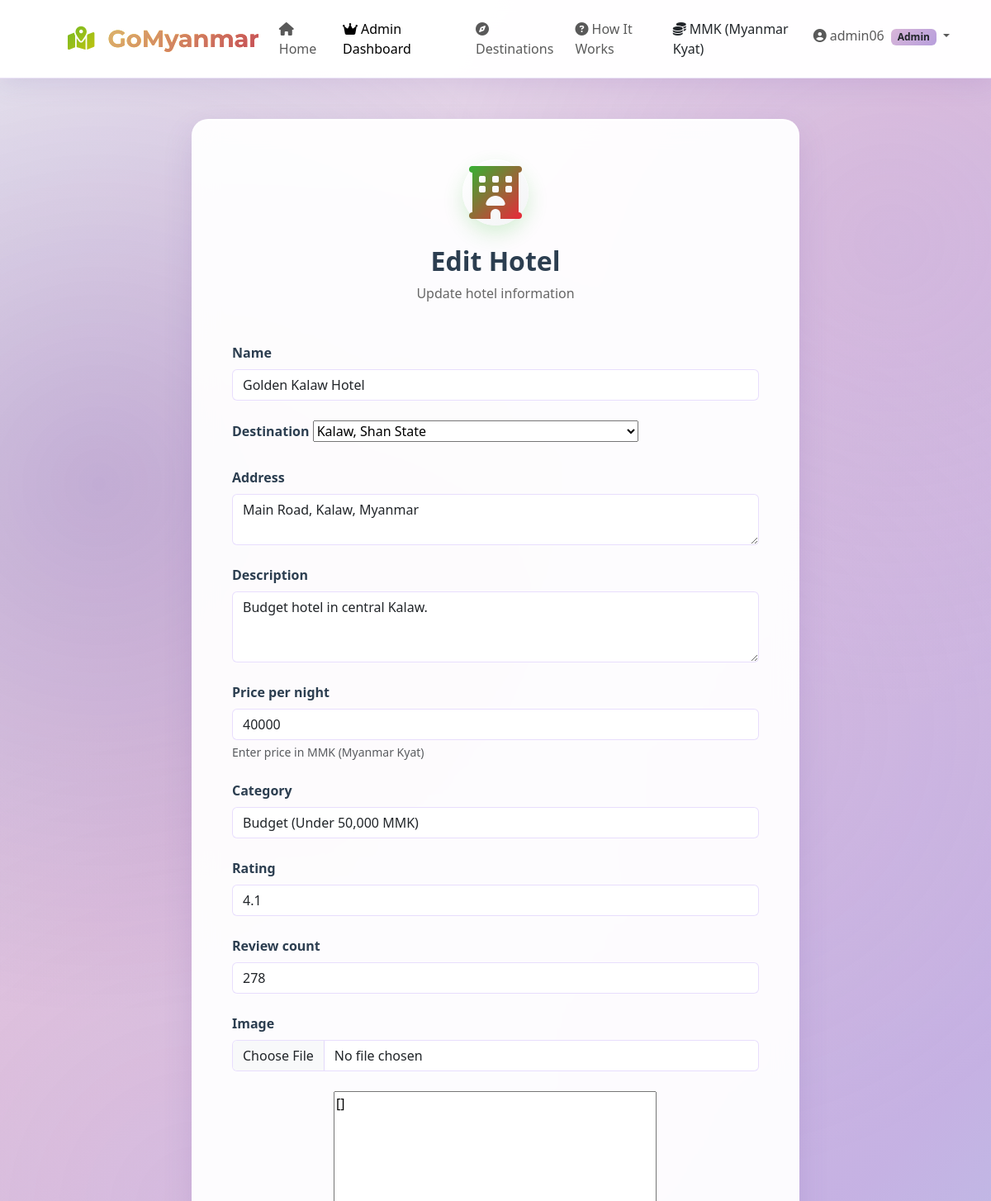
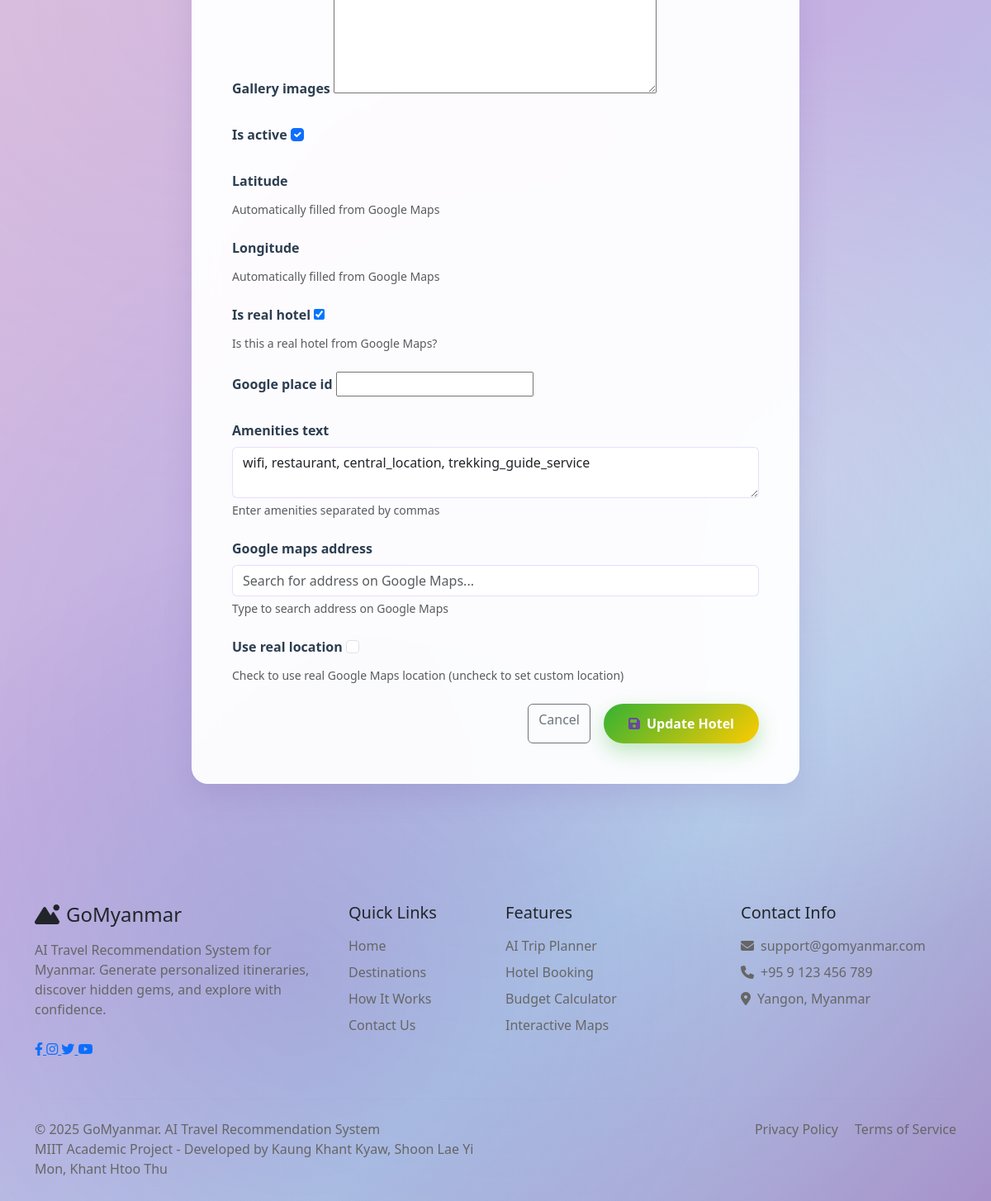
Page /users/admin/hotels/edit/57/ (signed in) on the committed database (2 pictures, top to bottom).
### users/models.py (models this page shows, shortened)
class CustomUser(AbstractUser):
    USER_TYPE_CHOICES = (
        ('user', 'User'),
        ('admin', 'Admin'),
    )
    username = models.CharField(
        _('username'),
        max_length=150,
        unique=False,  # CHANGED: This allows duplicate usernames
        help_text=_('Required. 150 characters or fewer. Letters, digits and @/./+/-/_ only.'),
    )
    email = models.EmailField(
        _('email address'),
        unique=True,  # CHANGED: Email must be unique
        error_messages={
            'unique': _("A user with that email already exists."),
        },
    )
    USERNAME_FIELD = 'email'  # Login with email
    REQUIRED_FIELDS = ['username']  # Username is still required but not for login
    objects = CustomUserManager()
    user_type = models.CharField(max_length=20, choices=USER_TYPE_CHOICES, default='user')
    profile_picture = models.ImageField(upload_to='profile_pics/', blank=True, null=True)
    bio = models.TextField(blank=True)
    phone_number = models.CharField(max_length=20, blank=True)
    location = models.CharField(max_length=100, blank=True)
    followers = models.ManyToManyField('self', symmetrical=False, related_name='following', blank=True)
    class Meta:
        verbose_name = _('user')
        verbose_name_plural = _('users')
        ordering = ['email', 'username']
    def is_admin_user(self):
        return self.user_type == 'admin' or self.is_staff or self.is_superuser

### planner/models.py (models this page shows, shortened)
class Hotel(models.Model):
    name = models.CharField(max_length=200)
    destination = models.ForeignKey(Destination, on_delete=models.CASCADE, related_name='hotels')
    address = models.TextField()
    latitude = models.DecimalField(max_digits=9, decimal_places=6, null=True, blank=True)
    longitude = models.DecimalField(max_digits=9, decimal_places=6, null=True, blank=True)
    price_per_night = models.DecimalField(
        max_digits=10,
        decimal_places=0,
        validators=[MinValueValidator(0)],
        help_text="Price in MMK (Myanmar Kyat)"
    )
    category = models.CharField(max_length=20, choices=[
        ('budget', 'Budget (Under 50,000 MMK)'),
        ('medium', 'Medium (50,000 - 150,000 MMK)'),
        ('luxury', 'Luxury (150,000+ MMK)'),
    ])
    amenities = models.JSONField(default=list)
    rating = models.DecimalField(
        max_digits=2,
        decimal_places=1,
        default=0,
        validators=[MinValueValidator(0), MaxValueValidator(5)]
    )
    review_count = models.IntegerField(default=0)
    image = models.ImageField(upload_to='hotels/', blank=True, null=True)
    description = models.TextField(blank=True)
    gallery_images = models.JSONField(default=list, blank=True)
    is_active = models.BooleanField(default=True)
    created_at = models.DateTimeField(auto_now_add=True)
    created_by_admin = models.BooleanField(default=False, help_text="Whether this hotel was created by admin")
    is_real_hotel = models.BooleanField(default=False, help_text="Is this a real hotel from Google Maps?")
    google_place_id = models.CharField(max_length=255, blank=True, null=True)
    phone_number = models.CharField(max_length=50, blank=True, null=True)
    website = models.URLField(blank=True, null=True)
    check_in_time = models.TimeField(default='14:00')
    check_out_time = models.TimeField(default='12:00')

### users/views_admin.py (the view)
# urls.py: path('admin/hotels/edit/<int:hotel_id>/', views_admin.admin_edit_hotel, name='admin_edit_hotel'),
@user_passes_test(is_admin)
def admin_edit_hotel(request, hotel_id):
    hotel = get_object_or_404(Hotel, id=hotel_id)
    if request.method == 'POST':
        form = HotelForm(request.POST, request.FILES, instance=hotel)
        if form.is_valid():
            form.save()
            messages.success(request, f'Hotel "{hotel.name}" updated successfully!')
            return redirect('users:admin_hotels')
        else:
            messages.error(request, 'Please correct the errors below.')
    else:
        form = HotelForm(instance=hotel)
    context = {
        'form': form,
        'hotel': hotel,
    }
    return render(request, 'users/admin_edit_hotel.html', context)

### templates/users/admin_edit_hotel.html (shortened to what this page needs)
{% extends 'base.html' %}
{% block content %}
<div class="container py-5 mt-5">
    <div class="row justify-content-center">
        <div class="col-lg-8">
            <div class="card-glass p-5">
                <div class="text-center mb-5">
                    <div class="feature-icon gradient-teal mx-auto mb-4">
                        <i class="fas fa-hotel fa-2x text-white"></i>
                    </div>
                    <h2 class="fw-bold" style="color: #2c3e50;">Edit Hotel</h2>
                    <p class="text-gray">Update hotel information</p>
                </div>
                <form method="post" enctype="multipart/form-data" novalidate>
                    {% for field in form %}
                    <div class="mb-4">
                        <label class="form-label fw-bold" style="color: #2c3e50;">
                            {{ field.label }}
                        </label>
                        {{ field }}
                        {% if field.help_text %}
                        <div class="form-text">{{ field.help_text }}</div>
                        {% endif %}
                    </div>
                    {% endfor %}
                    <div class="d-grid gap-2 d-md-flex justify-content-md-end">
                        <a href="{% url 'users:admin_hotels' %}" class="btn btn-outline-secondary me-md-2">
                            Cancel
                        </a>
                        <button type="submit" class="btn btn-primary">
                            <i class="fas fa-save me-2"></i>Update Hotel
                        </button>
                    </div>
                </form>
            </div>
        </div>
    </div>
</div>
{% endblock %}

### templates/base.html (shortened to what this page needs)
<!DOCTYPE html>
<html lang="en">
<head>
    <link href="https://cdn.jsdelivr.net/npm/bootstrap@5.3.0-alpha1/dist/css/bootstrap.min.css" rel="stylesheet">
    <link rel="stylesheet" href="https://cdnjs.cloudflare.com/ajax/libs/font-awesome/6.4.0/css/all.min.css">
    <link href="/static/css/custom.css" rel="stylesheet">
</head>
<body>
    <nav class="navbar navbar-expand-lg navbar-light fixed-top">
        <div class="container">
<a class="navbar-brand" href="{% url 'home' %}">
    <i class="fas fa-map-marked-alt me-2" style="color: #DEB56D;"></i>
    <span style="background: linear-gradient(135deg, #DEB56D, #C44D56); -webkit-background-clip: text; -webkit-text-fill-color: transparent;">GoMyanmar</span>
</a>
            <div class="collapse navbar-collapse" id="navbarNav">
                <ul class="navbar-nav me-auto">
                    <li class="nav-item">
                        <a class="nav-link {% if request.path == '/' %}active{% endif %}" href="{% url 'home' %}">
                            <i class="fas fa-home me-1"></i>Home
                        </a>
                    </li>
                    {% if user.is_authenticated %}
                        {% if user.is_admin_user %}
                        <li class="nav-item">
                            <a class="nav-link {% if 'admin' in request.path %}active{% endif %}" href="{% url 'users:admin_dashboard' %}">
                                <i class="fas fa-crown me-1"></i>Admin Dashboard
                            </a>
                        </li>
                        {% endif %}
                    {% endif %}
                    <li class="nav-item">
                        <a class="nav-link" href="#">
                            <i class="fas fa-compass me-1"></i>Destinations
                        </a>
                    </li>
                    <li class="nav-item">
                        <a class="nav-link" href="#">
                            <i class="fas fa-question-circle me-1"></i>How It Works
                        </a>
                    </li>
                </ul>
                <ul class="navbar-nav">
                    <li class="nav-item me-2">
                        <span class="currency-badge">
                            <i class="fas fa-coins me-1"></i>MMK (Myanmar Kyat)
                        </span>
                    </li>
                    {% if user.is_authenticated %}
                    <li class="nav-item dropdown">
                        <a class="nav-link dropdown-toggle" href="#" data-bs-toggle="dropdown">
                            <i class="fas fa-user-circle me-1"></i>{{ user.username }}
                            {% if user.is_admin_user %}
                            <span class="badge gradient-gold text-dark ms-1">Admin</span>
                            {% endif %}
                        </a>
                    </li>
                    {% endif %}
                </ul>
            </div>
        </div>
    </nav>
    <main class="pt-5">
        {% block content %}{% endblock %}
    </main>
    <footer class="py-5 mt-5">
        <div class="container">
            <div class="row">
                <div class="col-md-4 mb-4">
                    <h4 class="mb-3">
                        <i class="fas fa-mountain-sun me-2"></i>GoMyanmar
                    </h4>
                    <p class="text-gray">AI Travel Recommendation System for Myanmar. Generate personalized itineraries, discover hidden gems, and explore with confidence.</p>
                    <div class="mt-4">
                        <a href="#" class="social-icon">
                            <i class="fab fa-facebook-f"></i>
                        </a>
                        <a href="#" class="social-icon">
                            <i class="fab fa-instagram"></i>
                        </a>
                        <a href="#" class="social-icon">
                            <i class="fab fa-twitter"></i>
                        </a>
                        <a href="#" class="social-icon">
                            <i class="fab fa-youtube"></i>
                        </a>
                    </div>
                </div>
                <div class="col-md-2 mb-4">
                    <h5 class="mb-3">Quick Links</h5>
                    <ul class="list-unstyled">
                        <li class="mb-2"><a href="{% url 'home' %}" class="text-decoration-none text-gray">Home</a></li>
                        <li class="mb-2"><a href="#" class="text-decoration-none text-gray">Destinations</a></li>
                        <li class="mb-2"><a href="#" class="text-decoration-none text-gray">How It Works</a></li>
                        <li class="mb-2"><a href="#" class="text-decoration-none text-gray">Contact Us</a></li>
                    </ul>
                </div>
                <div class="col-md-3 mb-4">
                    <h5 class="mb-3">Features</h5>
                    <ul class="list-unstyled">
                        <li class="mb-2"><a href="#" class="text-decoration-none text-gray">AI Trip Planner</a></li>
                        <li class="mb-2"><a href="#" class="text-decoration-none text-gray">Hotel Booking</a></li>
                        <li class="mb-2"><a href="#" class="text-decoration-none text-gray">Budget Calculator</a></li>
                        <li class="mb-2"><a href="#" class="text-decoration-none text-gray">Interactive Maps</a></li>
                    </ul>
                </div>
                <div class="col-md-3 mb-4">
                    <h5 class="mb-3">Contact Info</h5>
                    <ul class="list-unstyled text-gray">
                        <li class="mb-2"><i class="fas fa-envelope me-2"></i>support@gomyanmar.com</li>
                        <li class="mb-2"><i class="fas fa-phone me-2"></i>+95 9 123 456 789</li>
                        <li class="mb-2"><i class="fas fa-map-marker-alt me-2"></i>Yangon, Myanmar</li>
                    </ul>
                </div>
            </div>
            <hr class="my-4" style="border-color: rgba(139, 92, 246, 0.1);">
            <div class="row">
                <div class="col-md-6">
                    <p class="mb-0 text-gray">&copy; 2025 GoMyanmar. AI Travel Recommendation System</p>
                    <p class="mb-0 text-gray">MIIT Academic Project - Developed by Kaung Khant Kyaw, Shoon Lae Yi Mon, Khant Htoo Thu</p>
                </div>
                <div class="col-md-6 text-md-end">
                    <a href="#" class="text-decoration-none text-gray me-3">Privacy Policy</a>
                    <a href="#" class="text-decoration-none text-gray">Terms of Service</a>
                </div>
            </div>
        </div>
    </footer>
</body>
</html>

### rows in the picture
CustomUser: username "admin06"
Hotel: form "Golden Kalaw Hotel" "Kalaw, Shan State" "Main Road, Kalaw, Myanmar" "Budget hotel in central Kalaw." "40000" "Budget (Under 50,000 MMK)" "4.1" "278" "[]" "☑" "☑"

### other values in the picture
{{ field.label }} "Name" "Destination" "Address" "Description" "Price per night" "Category" "Rating" "Review count" "Image" "Gallery images" "Is active" "Latitude" "Longitude" "Is real hotel" "Google place id" "Amenities text" "Google maps address" "Use real location"
{{ field.help_text }} "Enter price in MMK (Myanmar Kyat)" "Automatically filled from Google Maps" "Automatically filled from Google Maps" "Is this a real hotel from Google Maps?" "Enter amenities separated by commas" "Type to search address on Google Maps" "Check to use real Google Maps location (uncheck to set custom location)"
